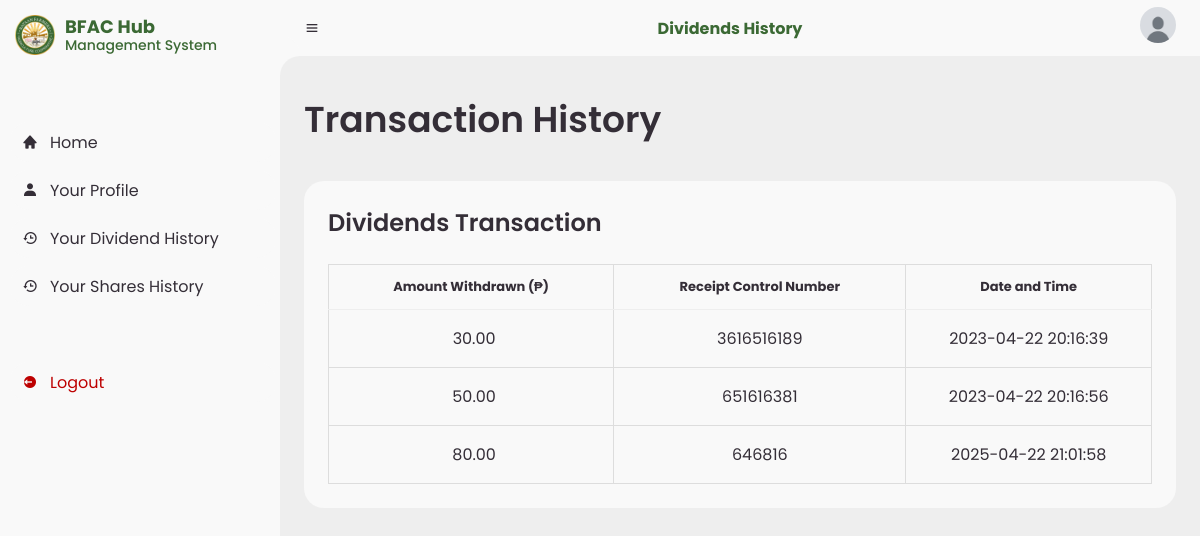
/user/user_div.php (signed in), run on the app's committed database.
### tables this page shows
CREATE TABLE `admin_dividends` (
  `id` int(11) NOT NULL,
  `member_id` int(11) NOT NULL,
  `dividend_amount` decimal(10,2) NOT NULL,
  `receipt` varchar(150) NOT NULL,
  `calculation_date` datetime NOT NULL DEFAULT current_timestamp()
);

### auth/session.php (called while the page is built, shortened)
<?php
    if (isset($_SESSION['user_logged']) && $_SESSION['user_logged'] == true) {
        $member_id = $_SESSION['member_id'];
    } else if (isset($_SESSION['admin_logged']) && $_SESSION['admin_logged'] == true) {
        $role = $_SESSION['role'];
        $full_name = $_SESSION['full_name'];
        $email = $_SESSION['email'];
        $username = $_SESSION['username'];
        $profile_image = $_SESSION['profile_image'];
    } else {
        header("Location: ../index.php");
        exit();
    }
?>

### user/user_div.php (the view, shortened to what this page needs)
<?php
	include "../config/db.php";
	include "../auth/session.php";
	$sql = "SELECT * FROM admin_dividends WHERE member_id = '$member_id'";
	$result = mysqli_query($conn, $sql);
?>
<!DOCTYPE html>
<html lang="en">
<head>
    <link href='https://unpkg.com/boxicons@2.0.9/css/boxicons.min.css' rel='stylesheet'>
    <link rel="stylesheet" href="../css/style.css">
	<link rel="stylesheet" href="../css/shares.css">
<body>
	<?php include "user_components/user_sidebar.php"; ?>
	<section id="content">
		<?php include "user_components/user_navbar.php"; ?>
		<main>
			<div class="head-title">
			<div class="left">
				<h1 id="page-title">Transaction History</h1>
			</div>
			</div>
			<div class="table-data">
				<div class="order">
					<div class="head">
						<h3>Dividends Transaction </h3>
					</div>
					<table>
						<thead>
							<tr>
								<th>Amount Withdrawn (₱)</th>
								<th>Receipt Control Number</th>
								<th>Date and Time</th>
						</thead>
						<tbody>
                           <?php
						   		if(mysqli_num_rows($result) > 0) {
									while($row = mysqli_fetch_assoc($result)) {
										$amount = $row['dividend_amount'];
										$receipt = $row['receipt'];
										$date = $row['calculation_date'];
										echo "<tr>
												<td>$amount</td>
												<td>$receipt</td>
												<td>$date</td>
											</tr>";
									}
								} else {
									echo "<tr>
											<td colspan='3'>No transaction history available.</td>
										</tr>";
								}
						   ?>
						</tbody>
					</table>
				</div>
			</div>
		</main>
	</section>
</body>
</html>

### css/style.css (style rules this page uses)
* { margin: 0; padding: 0; box-sizing: border-box; font-family: var(--poppins); }
:root { --poppins: 'Poppins', sans-serif; --lato: 'Lato', sans-serif; --light: #F9F9F9; --light-blue:#b3e5fc; --blue: #1e88e5; --light-blue: #CFE8FF; --grey: #eee; --dark-grey: #AAAAAA; --dark: #342E37; --yellow: #FD7238; --dark-yellow:#eb6a34; --light-yellow: #ffe6c6; --orange: #FD7238; --light-red: #ffd3d3; --light-green: #3b693459; --green: #3b6934; --dark-green: #31572b; --red: #bd0000; --dark-red: #9a0101; }
html { overflow-x: hidden; }
body { background: var(--grey); overflow-x: hidden; }
#content { position: relative; width: calc(100% - 280px); left: 280px; transition: .3s ease; }
#content main { width: 100%; padding: 36px 24px; font-family: var(--poppins); max-height: calc(100vh - 56px); overflow-y: auto; }
#content main .head-title { display: flex; align-items: center; justify-content: space-between; grid-gap: 16px; flex-wrap: wrap; }
#content main .head-title .left h1 { font-size: 36px; font-weight: 600; margin-bottom: 10px; color: var(--dark); }
#content main .table-data { display: flex; flex-wrap: wrap; grid-gap: 24px; margin-top: 24px; width: 100%; color: var(--dark); }
#content main .table-data > div { border-radius: 20px; background: var(--light); padding: 24px; overflow-x: auto; }
#content main .table-data .head { display: flex; align-items: center; grid-gap: 16px; margin-bottom: 24px; }
#content main .table-data .head h3 { margin-right: auto; font-size: 24px; font-weight: 600; }
#content main .table-data .order, #content main .table-data .div { flex-grow: 1; flex-basis: 500px; }
#content main .table-data .order table, #content main .table-data .div table { width: 100%; border-collapse: collapse; }
#content main .table-data .order table th, #content main .table-data .div table th { padding-bottom: 12px; font-size: 13px; text-align: left; border-bottom: 1px solid var(--grey); text-align: center; }
#content main .table-data .order table td { padding: 16px 0; }
#content main .table-data .order table tr td:first-child, #content main .table-data .div table tr td:first-child { padding-left: 6px; }
.table-data .order table th, .table-data .order table td { padding: 12px 15px; text-align: center; border: 1px solid #ddd; }

### css/shares.css (style rules this page uses)
:root { --poppins: 'Poppins', sans-serif; --lato: 'Lato', sans-serif; --light: #F9F9F9; --blue: #3C91E6; --light-blue: #CFE8FF; --grey: #eee; --dark-grey: #AAAAAA; --dark: #342E37; --yellow: #FD7238; --light-yellow: #ffe6c6; --orange: #FD7238; --light-red: #ffd3d3; --light-green: #3b693459; --green: #3b6934; --dark-green: #31572b; --red: #bd0000; --dark-red: #9a0101; }

### data on the page
admin_dividends: dividend_amount "30.00", receipt "3616516189", calculation_date "2023-04-22 20:16:39"
admin_dividends: dividend_amount "50.00", receipt "651616381", calculation_date "2023-04-22 20:16:56"
admin_dividends: dividend_amount "80.00", receipt "646816", calculation_date "2025-04-22 21:01:58"

### other printed values
$title "Dividends History"
